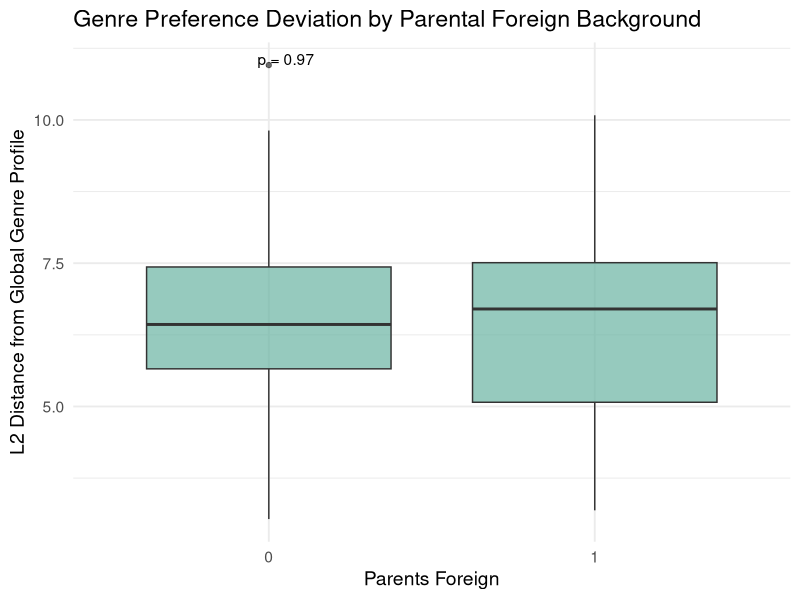

This figure's R source:
library(tidyverse)
library(ggpubr)  # Pour stat_compare_means()

# Charger les données
df <- read.csv("full_questionnaire_data.csv")

# Sélectionner les colonnes de genres
genre_vars <- grep("^genre_", names(df), value = TRUE)

# Supprimer les lignes avec tous les genres manquants
df <- df %>%
  filter(rowSums(is.na(select(., all_of(genre_vars)))) < length(genre_vars))

# Calculer la moyenne globale pour chaque genre
global_means <- df %>%
  select(all_of(genre_vars)) %>%
  summarise(across(everything(), ~mean(., na.rm = TRUE)))

# Calculer la distance L2 pour chaque participant
df$L2_distance <- apply(df[, genre_vars], 1, function(x) {
  sqrt(sum((x - global_means)^2, na.rm = TRUE))
})

# Nettoyer la variable Foreign
df$Foreign <- as.factor(df$Foreign)

# Vérifier le nombre de niveaux
levels(df$Foreign)

# Plot avec test statistique
ggplot(df, aes(x = Foreign, y = L2_distance)) +
  geom_boxplot(fill = "#69b3a2", alpha = 0.7) +
  stat_compare_means(method = ifelse(nlevels(df$Foreign) == 2, "wilcox.test", "kruskal.test"),
                     label = "p.format") +
  theme_minimal(base_size = 14) +
  labs(x = "Parents Foreign", y = "L2 Distance from Global Genre Profile",
       title = "Genre Preference Deviation by Parental Foreign Background")
